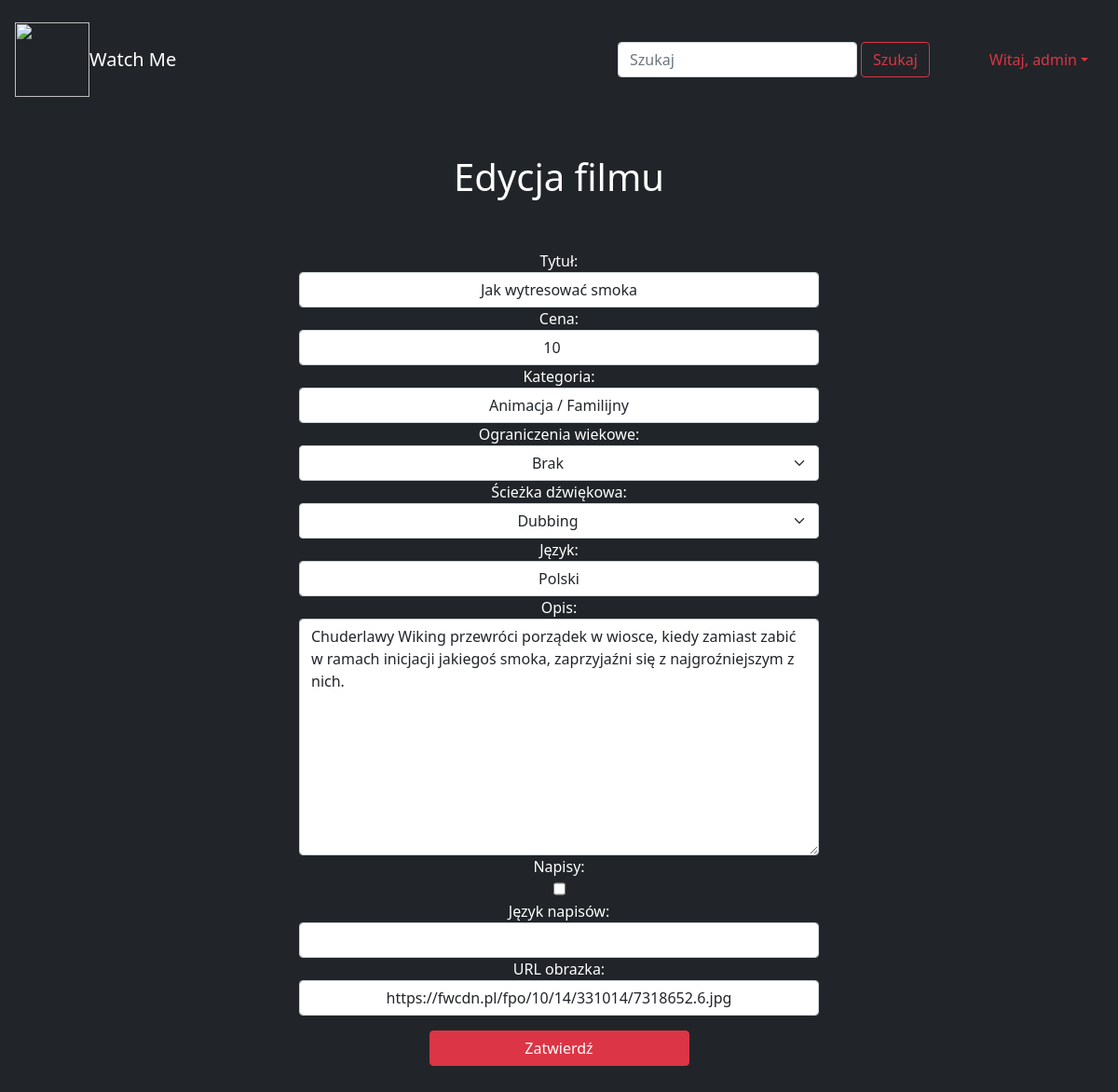
The page /store/movie/edit?id=11 (signed in) on the database its author committed.
### store/models.py (models this page shows, shortened)
class Movie(models.Model):
    lector = "Lektor";
    original = "Oryginalna"
    dubbing = "Dubbing"
    choices = [(lector,"Lektor"),(original,"Oryginalna"),(dubbing,"Dubbing")]
    age_choices = [(0,"Brak"),(7,"Od 7 roku życia"),(18,"Od 18 roku życia")]
    title = models.CharField(max_length=200)
    price = models.IntegerField()
    category = models.CharField(max_length=100)
    minimum_age = models.IntegerField(default=0, choices=age_choices)
    soundtrack = models.CharField(max_length=10, choices=choices)
    language = models.CharField(max_length=100,)
    description = models.TextField(max_length=10000)
    subtitles = models.BooleanField(default=False)
    subtitles_language = models.CharField(max_length=100, null=True, default=None)
    picture_url = models.CharField(max_length=300)

### store/views.py (the view)
# urls.py: path('movie/edit', views.editMovie, name="editMovie"),
def editMovie(request):
    check_deadline(request)
    if request.user.is_superuser:
        if request.method == 'POST':
            form = EditMovieForm(request.POST)
            if form.is_valid():
                id = request.GET["id"]
                cd = form.cleaned_data
                title = cd.get('title')
                price = cd.get('price')
                category = cd.get('category')
                soundtrack = cd.get('soundtrack')
                language = cd.get('language')
                description = cd.get('description')
                subtitles = cd.get('subtitles')
                subtitles_language = cd.get('subtitles_language')
                picture_url = cd.get('picture_url')
                movie = Movie.objects.get(id=id)
                movie.title = title
                movie.price = price
                movie.category = category
                movie.soundtrack = soundtrack
                movie.language = language
                movie.description = description
                movie.subtitles = subtitles
                movie.subtitles_language = subtitles_language
                movie.picture_url = picture_url
                movie.save()
                messages.success(request, 'Dokonano edycji')
                return redirect('/store/movie/list')
            else:
                messages.error(request, 'Błąd dodania')
        else:
            id = request.GET["id"]
            movie = Movie.objects.get(id=id)
            form = EditMovieForm()
            form.fields['title'].initial = movie.title
            form.fields['price'].initial = movie.price
            form.fields['category'].initial = movie.category
            form.fields['soundtrack'].initial = movie.soundtrack
            form.fields['language'].initial = movie.language
            form.fields['description'].initial = movie.description
            form.fields['subtitles'].initial = movie.subtitles
            form.fields['subtitles_language'].initial = movie.subtitles_language
            form.fields['picture_url'].initial = movie.picture_url
            return render(request, "editMovie.html", {'form': form})
    else:
        messages.warning(request, 'Brak uprawnień')
        return redirect('/store')

### store/forms.py
class EditMovieForm(forms.Form):
    title = forms.CharField(widget=textInput, label="Tytuł", max_length=200, required=True)
    price = forms.CharField(widget=numberInput, label="Cena", required=True)
    category = forms.CharField(widget=textInput, label="Kategoria", required=True)
    minimum_age = forms.ChoiceField(widget=textSelect, label="Ograniczenia wiekowe",choices=Movie.age_choices, required=True)
    soundtrack = forms.ChoiceField(widget=textSelect, label="Ścieżka dźwiękowa",choices=Movie.choices, required=True)
    language = forms.CharField(widget=textInput, label="Język",max_length=100, required=True)
    description = forms.CharField(widget=textArea,label="Opis", max_length=10000, required=True)
    subtitles = forms.BooleanField(widget=checkInput, label="Napisy",required=False)
    subtitles_language = forms.CharField(widget=textInput, label="Język napisów", required=False)
    picture_url = forms.CharField(widget=textInput, label="URL obrazka",required=True)

### store/views.py (called while the page is built)
def check_deadline(request):
    if request.user.is_authenticated:
        movie_rented = MovieRented.objects.filter(user=request.user)
        for movie in movie_rented:
            if movie.end_date < timezone.now():
                messages.warning(request,"Utraciłeś dostęp do filmu: " + movie.movie.title + "  (Powód: koniec okresu wypożyczenia)")
                movie.delete()

### templates/editMovie.html (shortened to what this page needs)
{% extends 'base.html' %}
{% block content %}
<div class="fs-1 pt-5 text-center">Edycja filmu</div>
<form class="form-row text-center pt-5 m-auto w-50" method="post">
    {{ form }}
    <button type="submit" class="btn btn-danger my-sm-3 w-50">Zatwierdź</button>
</form>
{% endblock %}

### templates/base.html (shortened to what this page needs)
<!DOCTYPE html>
{% load static %}
<html lang="en">
<head>
    <link href="https://cdn.jsdelivr.net/npm/bootstrap@5.1.3/dist/css/bootstrap.min.css" rel="stylesheet">
</head>
<body class="p-3 mb-2 bg-dark text-white">
        <div class="row">
            <nav class="navbar navbar-dark bg-dark">
                <img src="https://i.imgur.com/KejfKMV.png" width="80" height="80" class="d-inline-block align-top" alt="">
                <a class="navbar-brand me-auto mb-2 mb-lg-0" href="/store">Watch Me</a>
                <form class="d-flex" method="POST" action="{% url 'searchMovie' %}">
                    <input class="form-control me-1" type="search" placeholder="Szukaj" aria-label="Szukaj" name="searchfor">
                    <button class="btn btn-outline-danger me-5" type="submit">Szukaj</button>
                </form>
                {% if user.is_authenticated %}
                    <li class="nav-item dropdown" style="list-style-type: none;">
                        <a class="nav-link dropdown-toggle text-danger" href="#" id="navbarDropdown" role="button" data-bs-toggle="dropdown" aria-expanded="false">Witaj, {{ user.get_username }}</a>
                    </li>
                {% endif %}
            </nav>
        </div>
    <div role="main" class="container">
            {% block content %}
            {% endblock %}
    </div>
</body>
</html>

### rows shown on the page
Movie: title "Jak wytresować smoka", price "10", category "Animacja / Familijny", minimum_age "Brak", soundtrack "Dubbing", language "Polski", description "Chuderlawy Wiking przewróci porządek w wiosce, kiedy zamiast zabić w ramach inicjacji jakiegoś smoka, zaprzyjaźni się z najgroźniejszym z nich.", picture_url "https://fwcdn.pl/fpo/10/14/331014/7318652.6.jpg"

### other values the page prints
{{ user.get_username }} "admin"
